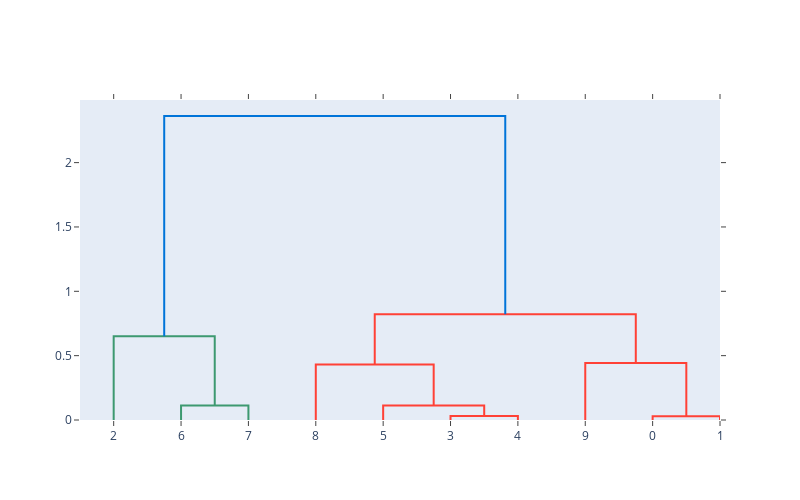

Source (notebook cell):
### Code cell
import plotly.figure_factory as ff

fig = ff.create_dendrogram(points)
fig.update_layout(width=800, height=500)
fig.show()

### Figure 1 — Plotly figure (JSON) as saved in the notebook; plotly's stock layout.template omitted (floating-point values rounded to 4 significant figures)
{"data": [{"hoverinfo": "text", "marker": {"color": "rgb(61,153,112)"}, "mode": "lines", "type": "scatter", "x": [15, 15, 25, 25], "xaxis": "x", "y": [0, 0.1118, 0.1118, 0], "yaxis": "y"}, {"hoverinfo": "text", "marker": {"color": "rgb(61,153,112)"}, "mode": "lines", "type": "scatter", "x": [5, 5, 20, 20], "xaxis": "x", "y": [0, 0.65, 0.65, 0.1118], "yaxis": "y"}, {"hoverinfo": "text", "marker": {"color": "rgb(255,65,54)"}, "mode": "lines", "type": "scatter", "x": [55, 55, 65, 65], "xaxis": "x", "y": [0, 0.03162, 0.03162, 0], "yaxis": "y"}, {"hoverinfo": "text", "marker": {"color": "rgb(255,65,54)"}, "mode": "lines", "type": "scatter", "x": [45, 45, 60, 60], "xaxis": "x", "y": [0, 0.1118, 0.1118, 0.03162], "yaxis": "y"}, {"hoverinfo": "text", "marker": {"color": "rgb(255,65,54)"}, "mode": "lines", "type": "scatter", "x": [35, 35, 52.5, 52.5], "xaxis": "x", "y": [0, 0.4308, 0.4308, 0.1118], "yaxis": "y"}, {"hoverinfo": "text", "marker": {"color": "rgb(255,65,54)"}, "mode": "lines", "type": "scatter", "x": [85, 85, 95, 95], "xaxis": "x", "y": [0, 0.02828, 0.02828, 0], "yaxis": "y"}, {"hoverinfo": "text", "marker": {"color": "rgb(255,65,54)"}, "mode": "lines", "type": "scatter", "x": [75, 75, 90, 90], "xaxis": "x", "y": [0, 0.4428, 0.4428, 0.02828], "yaxis": "y"}, {"hoverinfo": "text", "marker": {"color": "rgb(255,65,54)"}, "mode": "lines", "type": "scatter", "x": [43.75, 43.75, 82.5, 82.5], "xaxis": "x", "y": [0.4308, 0.8223, 0.8223, 0.4428], "yaxis": "y"}, {"hoverinfo": "text", "marker": {"color": "rgb(0,116,217)"}, "mode": "lines", "type": "scatter", "x": [12.5, 12.5, 63.12, 63.12], "xaxis": "x", "y": [0.65, 2.362, 2.362, 0.8223], "yaxis": "y"}], "layout": {"autosize": false, "height": 500, "hovermode": "closest", "showlegend": false, "width": 800, "xaxis": {"mirror": "allticks", "rangemode": "tozero", "showgrid": false, "showline": true, "showticklabels": true, "tickmode": "array", "ticks": "outside", "ticktext": ["2", "6", "7", "8", "5", "3", "4", "9", "0", "1"], "tickvals": [5, 15, 25, 35, 45, 55, 65, 75, 85, 95], "type": "linear", "zeroline": false}, "yaxis": {"mirror": "allticks", "rangemode": "tozero", "showgrid": false, "showline": true, "showticklabels": true, "ticks": "outside", "type": "linear", "zeroline": false}}}
